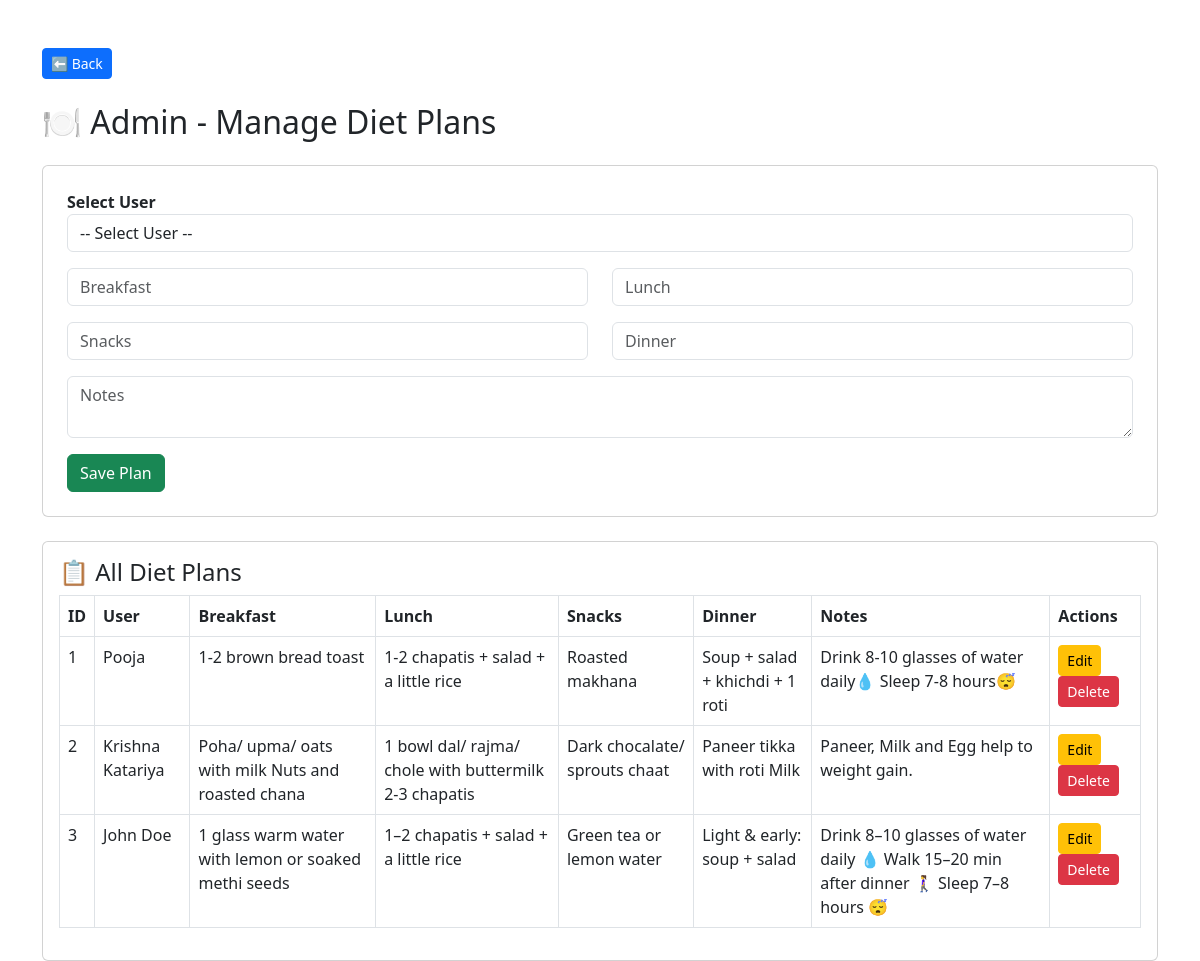
The page /admin/admin_diet_plan.php on the database its author committed.
### tables this page shows
CREATE TABLE `diet_plans` (
  `diet_id` int(11) NOT NULL,
  `user_id` int(11) NOT NULL,
  `breakfast` varchar(255) DEFAULT NULL,
  `lunch` varchar(255) DEFAULT NULL,
  `snacks` varchar(255) DEFAULT NULL,
  `dinner` varchar(255) DEFAULT NULL,
  `notes` text DEFAULT NULL,
  `created_at` timestamp NOT NULL DEFAULT current_timestamp()
);

CREATE TABLE `users` (
  `id` int(11) NOT NULL,
  `name` varchar(100) NOT NULL,
  `email` varchar(100) NOT NULL,
  `phone` varchar(15) NOT NULL,
  `password` varchar(255) NOT NULL,
  `created_at` timestamp NOT NULL DEFAULT current_timestamp(),
  `age` int(11) NOT NULL,
  `gender` varchar(10) NOT NULL,
  `height` int(11) NOT NULL,
  `weight` int(11) NOT NULL,
  `goal` varchar(50) NOT NULL
);

### admin/admin_diet_plan.php (the view, shortened to what this page needs)
<?php
include("db_connect.php");
$edit_data = null;
?>
<!DOCTYPE html>
<html lang="en">
<head>
  <link rel="stylesheet" href="https://cdn.jsdelivr.net/npm/bootstrap@5.3.0/dist/css/bootstrap.min.css">
</head>
<body class="container mt-5">
  <h2 class="mb-4 d-flex justify-content-between align-items-center">
  <a href="admin_dashboard.php" class="btn btn-primary btn-sm">⬅ Back </a>
</h2>
<h2 class="mb-4">🍽 Admin - Manage Diet Plans</h2>
<div class="card p-4 mb-4">
  <form method="POST">
    <div class="row mb-3">
      <div class="col">
        <label><b>Select User</b></label>
        <select name="user_id" id="user_id" class="form-control" required>
          <option value="">-- Select User --</option>
        </select>
      </div>
    </div>
    <div class="row mb-3">
      <div class="col"><input type="text" name="breakfast" class="form-control" placeholder="Breakfast" value="<?= $edit_data['breakfast'] ?? '' ?>"></div>
      <div class="col"><input type="text" name="lunch" class="form-control" placeholder="Lunch" value="<?= $edit_data['lunch'] ?? '' ?>"></div>
    </div>
    <div class="row mb-3">
      <div class="col"><input type="text" name="snacks" class="form-control" placeholder="Snacks" value="<?= $edit_data['snacks'] ?? '' ?>"></div>
      <div class="col"><input type="text" name="dinner" class="form-control" placeholder="Dinner" value="<?= $edit_data['dinner'] ?? '' ?>"></div>
    </div>
    <div class="mb-3">
      <textarea name="notes" class="form-control" placeholder="Notes"><?= $edit_data['notes'] ?? '' ?></textarea>
    </div>
    <button type="submit" class="btn btn-success">Save Plan</button>
  </form>
</div>
<div class="card p-3">
  <h4>📋 All Diet Plans</h4>
  <table class="table table-bordered">
    <tr>
      <th>ID</th><th>User</th><th>Breakfast</th><th>Lunch</th>
      <th>Snacks</th><th>Dinner</th><th>Notes</th><th>Actions</th>
    </tr>
    <?php
      $plans = $conn->query("SELECT diet_plans.*, users.name
                             FROM diet_plans
                             JOIN users ON diet_plans.user_id=users.id");
      while ($row = $plans->fetch_assoc()):
    ?>
    <tr>
      <td><?= $row['diet_id'] ?></td>
      <td><?= htmlspecialchars($row['name']) ?></td>
      <td><?= htmlspecialchars($row['breakfast']) ?></td>
      <td><?= htmlspecialchars($row['lunch']) ?></td>
      <td><?= htmlspecialchars($row['snacks']) ?></td>
      <td><?= htmlspecialchars($row['dinner']) ?></td>
      <td><?= htmlspecialchars($row['notes']) ?></td>
      <td>
        <a href="?edit=<?= $row['diet_id'] ?>" class="btn btn-warning btn-sm">Edit</a>
        <a href="?delete=<?= $row['diet_id'] ?>" class="btn btn-danger btn-sm" onclick="return confirm('Delete this plan?')">Delete</a>
      </td>
    </tr>
    <?php endwhile; ?>
  </table>
</div>
</body>
</html>

### rows shown on the page
diet_plans: diet_id "1", user.name "Pooja", breakfast "1-2 brown bread toast", lunch "1-2 chapatis + salad + a little rice", snacks "Roasted makhana", dinner "Soup + salad + khichdi + 1 roti", notes "Drink 8-10 glasses of water daily💧 Sleep 7-8 hours😴"
diet_plans: diet_id "2", user.name "Krishna Katariya", breakfast "Poha/ upma/ oats with milk Nuts and roasted chana", lunch "1 bowl dal/ rajma/ chole with buttermilk 2-3 chapatis", snacks "Dark chocalate/ sprouts chaat", dinner "Paneer tikka with roti Milk", notes "Paneer, Milk and Egg help to weight gain."
diet_plans: diet_id "3", user.name "John Doe", breakfast "1 glass warm water with lemon or soaked methi seeds", lunch "1–2 chapatis + salad + a little rice", snacks "Green tea or lemon water", dinner "Light & early: soup + salad", notes "Drink 8–10 glasses of water daily 💧 Walk 15–20 min after dinner 🚶‍♀️ Sleep 7–8 hours 😴"
